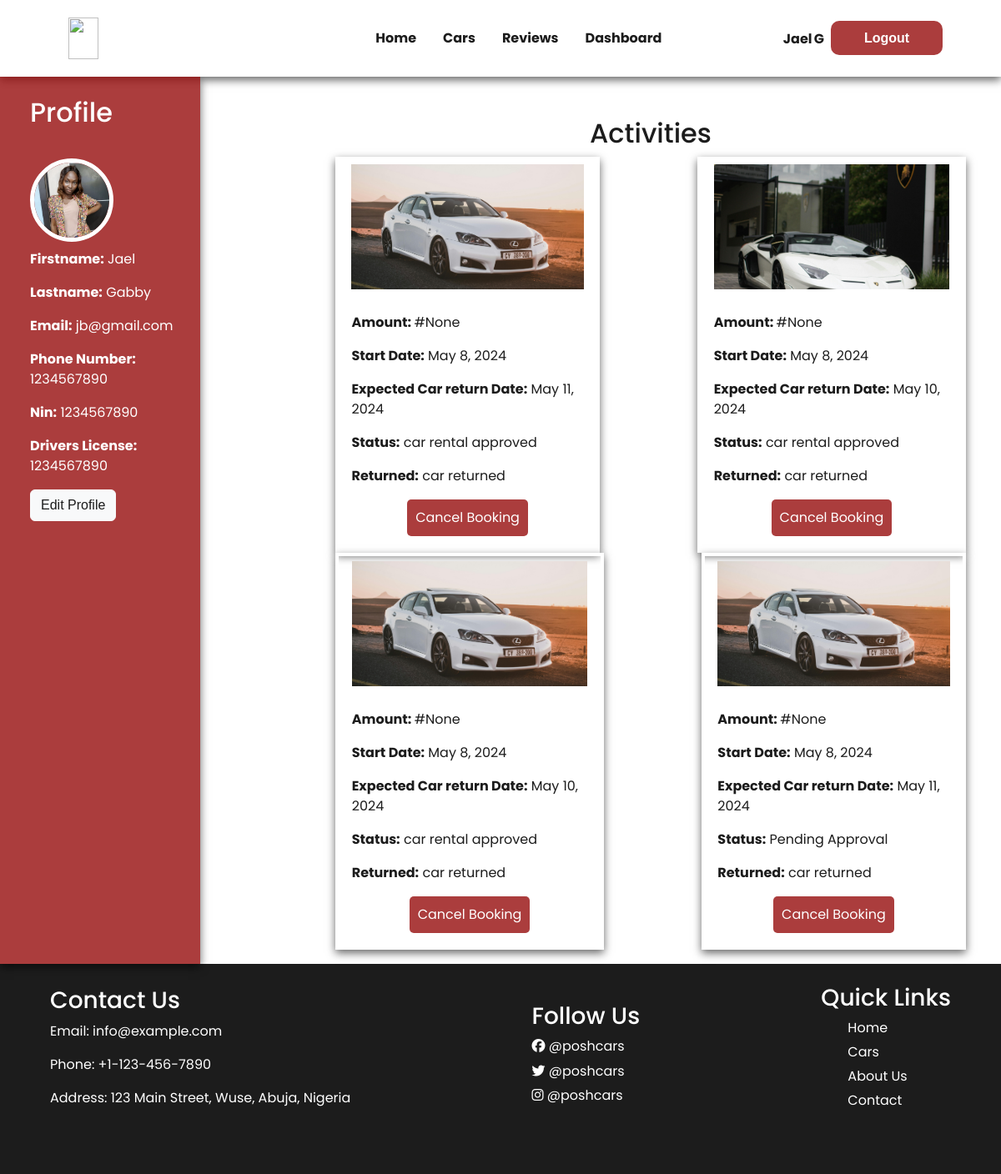
Page /user-dashboard (signed in) on the committed database.
### poshcars/models.py (models this page shows, shortened)
class  Userdetails(models.Model):
    user = models.OneToOneField(User, on_delete=models.CASCADE)
    nin = models.CharField(max_length=20,)
    phonenumber = models.IntegerField()
    drivers_license = models.CharField(max_length=20)
    image = models.ImageField(upload_to='media', blank=True, null=True)

class Rental(models.Model):
    PAYMENT_METHOD_CHOICES = [
        ('credit_card', 'Credit Card'),
        ('cash', 'Cash'),
    ]
    duration = models.IntegerField()
    totalPrice = models.IntegerField(blank=True, null=True)
    payment_method = models.CharField(max_length=20, choices=PAYMENT_METHOD_CHOICES)
    user = models.ForeignKey(User, on_delete=models.CASCADE,blank=True, null=True )
    car = models.ForeignKey(Car,on_delete=models.CASCADE,blank=True, null=True )
    startdate = models.DateField(default=timezone.now,)
    enddate = models.DateField(blank=True, null=True)
    date_returned = models.DateField(blank=True, null=True)
    is_approved = models.BooleanField(default=False, null=True)
    is_returned = models.BooleanField(default=False, null=True)

class Car(models.Model):
    TRANSMISSION_CHOICES = [
        ('Automatic', 'Automatic'),
        ('Manual', 'Manual'),
    ]
    FUEL_CHOICES = [
        ('Petrol', 'Petrol'),
        ('Diesel', 'Diesel'),
        ('Electric', 'Electric'),
        ('Hybrid', 'Hybrid'),
    ]
    brand = models.CharField(max_length=50)
    user = models.ForeignKey(User, on_delete=models.CASCADE)
    model = models.CharField(max_length=100)
    year = models.PositiveIntegerField()
    color = models.CharField(max_length=50)
    transmission = models.CharField(max_length=20, choices=TRANSMISSION_CHOICES)
    fuel_type = models.CharField(max_length=20, choices=FUEL_CHOICES)
    number_of_doors = models.PositiveIntegerField()
    number_of_seats = models.PositiveIntegerField()
    rental_price_per_day = models.PositiveIntegerField()
    location = models.CharField(max_length=200)
    availability = models.BooleanField(null=True ,default=True)
    image = models.ImageField(upload_to='media')
    description = models.TextField()
    insurance = models.BooleanField()
    verified = models.BooleanField(default=False)
    plate_number= models.CharField(max_length=100)

### poshcars/views.py (the view)
# urls.py: path('user-dashboard', user_dashboard, name='user_dashboard'),
def user_dashboard(request):
    if request.user.is_superuser:
        unverified_cars = Car.objects.filter(verified=False)
        unapproved_rent = Rental.objects.filter(is_approved=False)
        returned_car = Rental.objects.filter(is_returned=False)
        rents_with_users = []
        for rent in unapproved_rent:
            user = rent.user
            rents_with_users.append((rent, user))
        return render(request, 'poshcars/dashboard.html', { 'unverified_cars':unverified_cars,'unverified_rent':unapproved_rent,
        'returned_car':returned_car,
        'rents_with_users': rents_with_users
        })
    else:
          userrental = Rental.objects.filter(user=request.user)
          return render(request, 'poshcars/dashboard.html',{'userrental':userrental,})

### poshcars/templates/poshcars/dashboard.html (shortened to what this page needs)
{%extends 'poshcars/base.html' %} {%load static%}
{%block content%} {%if user.is_superuser%}
<div id="content-below-navbar">
  <div class="dashboardWrapper">
    <div class="dashboard">
      <section class="profile">
        <div class="profile-details">
          <h2 class="profile-heading">Admin Profile</h2>
          <p><b>Email:</b> {{user.email}}</p>
          <button id="unapproved-btn" class="unapproved-btn">Unapproved Rents</button>
          <button id="unverified-btn" class="unverified-btn">Unverified cars</button>
        </div>
      </section>
      <section class="bookings">
        <div id="unverified-cars">
          <div class="header">
            <h2>Unverified Cars</h2>
          </div>
          <div class="admin-container">
            <div class="admin_wrapper">
              {% for carv in unverified_cars%}
              <div class="admin_wrapper_main">
                <div class="admin-product">
                  <div class="car-name">{{carv.brand}}</div>
                  <div class="car-model">{{carv.model}}</div>
                  <div class="car-img-div">
                    <img
                      src="{{ carv.image.url }}"
                      alt="car image"
                      class="car-img"
                    />
                  </div>
                  <div class="location-price">
                    <div class="location">
                      <i class="fa-solid fa-location-dot"></i>
                      <div>{{ carv.location }}</div>
                    </div>
                    <div class="price">
                      <i class="fa-solid fa-naira-sign"></i>
                      <div class="priced">{{ carv.rental_price_per_day }}</div>
                      <div class="car-span">/day</div>
                    </div>
                  </div>
                  <div class="other-details">
                    <a href="{% url 'car-details' carv.id %}" class="anchor"
                      >More details</a
                    >
                  </div>
                  <div class="admin-rent-btn">
                    <button>
                      <a href="{% url 'verify-car' carv.id %}">Verify Car</a>
                    </button>
                  </div>
                </div>
              </div>
              {%endfor%}
            </div>
          </div>
        </div>
       <div id="unapproved-rents">
        <div class="header">
          <h2>Unapproved Rentals</h2>
        </div>
        <div class="admin-container">
          <div class="admin_wrapper">
            {%if success%}
            <div class="success-rent-approve">{{success}}</div>
            {%endif%}
            {% for approve in unverified_rent %}
            <div class="admin_wrapper_main">
              <div class="admin-product">
<div class="rent-user">
  <div class="rent-user">usernname: {{approve.user.first_name}} {{approve.user.last_name}}</div>
  <div class="rent-user">user_id: {{approve.user.id}}</div>
</div>
<hr/>
               <div class="admin-flex">
                <div class="car-name">{{approve.car.brand}}</div>
                <div class="car-model">{{approve.car.model}}</div>
               </div>
                <div class="car-img-div">
                  <img
                    src="{{ approve.car.image.url }}"
                    alt="car image"
                    class="car-img"
                  />
                </div>
                <div class="location-price">
                  <div>
                    <div><b>Rent Date</b></div>
                    <div>{{ approve.startdate }}</div>
                  </div>
                  <div class="price">
                    <i class="fa-solid fa-naira-sign"></i>
                    <div class="priced">{{ approve.car.rental_price_per_day }}</div>
                    <div class="car-span">/day</div>
                  </div>
                </div>
                <hr/>
                <div class="other-details">
                  <div><b>expected_return_date</b></div>
                  <div>{{ approve.enddate }}</div>
                </div>
                <div class="is_returned">
                  {% if not approve.is_returned%}
                  <div><b>car not returned</b></div>
                  {%else%}
                  <div><b>rented car is returned</b></div>
                  {%endif%}
                </div>
                <hr/>
<div class="admin-rent-btn-div">
  <div class="admin-rent-btn">
    <button>
      <a href="{% url 'is-returned' approve.id %}">is_returned</a>
    </button>
  </div>
  <div class="admin-rent-btn">
    <button>
      <a href="{% url 'approved-rent' approve.id %}">Approve rent</a>
    </button>
  </div>
</div>
              </div>
            </div>
            {%endfor%}
          </div>
        </div>
       </div>
      </section>
    </div>
  </div>
</div>
{%else%}
{%if user.userdetails%}
<div id="content-below-navbar">
  <div class="dashboardWrapper">
    <div class="dashboard">
        <section class="profile">
          <div class="profile-details">
            <h2 class="profile-heading">Profile</h2>
            <div class="profile-img-div">
              <img  src="{{user.userdetails.image.url}}" class="profile-img"/>
            </div>
            <p><b>Firstname:</b> {{user.first_name}}</p>
            <p><b>Lastname:</b> {{user.last_name}}</p>
            <p><b>Email:</b> {{user.email}}</p>
            <p><b>Phone Number:</b> {{user.userdetails.phonenumber}}</p>
            <p><b>Nin:</b> {{user.userdetails.nin}}</p>
            <p><b>Drivers License:</b> {{user.userdetails.drivers_license}}</p>
            <div>
              <button class="btn btn-light"><a href="{% url 'updateUserDetails' user.userdetails.id %}">Edit Profile</a></button>
            </div>
          </div>
        </section>
        <section class="bookings">
          <div class="user-dash-container">
            <h2 class="text-center">Activities</h2>
            <div class="booking-list">
              {% for rental in userrental%}
              <div class="booking-inner">
            <div class="booking-product">
              <div class="book-img-div">
                <img src="{{rental.car.image.url}}" alt="Car Image"  class="book-img"/>
              </div>
                <div class="booking-details">
                  <p><strong>Amount: </strong>#{{rental.totalPrice }}</p>
                  <p><strong>Start Date:</strong> {{rental.startdate}}</p>
                  <p><strong>Expected Car return Date:</strong>
                  {{rental.enddate}}</p>
                  <p><strong>Status:</strong>
                  {%if not rental.is_approved%}
                  Pending Approval
                  {%else%}
                  car rental approved
                  </p>
                  {%endif%}
                  <p><strong>Returned:</strong>
                    {%if not rental.is_returned%}
                    car not returned
                    {%else%}
                    car returned
                    </p>
                    {%endif%}
                 <p class="cancel">
                  <button>Cancel Booking</button>
                 </p>
                </div>
            </div>
              </div>
              {%endfor%}
            </div>
          </div>
        </section>
      </div>
    </div>
  </div>
{%else%}
<div class="complete-reg">
  <div>
    <a href="{%url 'userdetails'%}">Complete Registration</a>
  </div>
</div>
{%endif%}
{%endif%}
{%endblock%}

### poshcars/templates/poshcars/base.html (shortened to what this page needs)
{%load static%}
<!DOCTYPE html>
<html lang="en">
  <head>
    <link
      rel="stylesheet"
      href="https://cdnjs.cloudflare.com/ajax/libs/font-awesome/6.5.2/css/all.min.css"
    />
    <link
      rel="stylesheet"
      href="https://cdn.jsdelivr.net/npm/bootstrap@5.3.3/dist/css/bootstrap.min.css"
    />
    <link rel="stylesheet" href="{%static 'CSS/home.css'%}" />
    <link rel="stylesheet" href="{%static 'CSS/navbar.css'%}" />
    <link rel="stylesheet" href="{%static 'CSS/about.css'%}" />
    <link rel="stylesheet" href="{%static 'CSS/testimonials.css'%}" />
    <link rel="stylesheet" href="{%static 'CSS/dashboard.css'%}" />
    <link rel="stylesheet" href="{%static 'CSS/register.css'%}" />
    <link rel="stylesheet" href="{%static 'CSS/rentcar.css'%}" />
    <link rel="stylesheet" href="{%static 'CSS/login.css'%}" />
    <link rel="stylesheet" href="{%static 'CSS/reviews.css'%}" />
    <link rel="stylesheet" href="{%static 'CSS/cars.css'%}" />
    <link rel="stylesheet" href="{%static 'CSS/footer.css'%}" />
  </head>
  <body>
    <div class="nav-div">
      <nav class="navbar">
        <div class="navbar-wrapper">
          <div class="navbar-brand">
            <a href="{%url 'home'%}" target="_blank" class="logo">
              <img
                src="https://res.cloudinary.com/blackgirlmagic/image/upload/v1714993829/poshCars/posh_cars_Logo_nbzhff.png"
              />
            </a>
          </div>
          <div class="ul-btn-div">
            <ul class="navbar-links">
              {%if user.is_superuser%}
              <li>
                <a href="{%url 'car_rental'%}" target="_blank" class="nav-link"
                  >Cars</a
                >
              </li>
              <li>
                <a href="{%url 'reviews'%}" target="_blank" class="nav-link"
                  >Reviews</a
                >
              </li>
              <li>
                <a href="{%url 'user_dashboard'%}" target="_blank" class="nav-link">
                  Dashboard</a
                >
              </li>
              <li>
                <a href="{%url 'add_car'%}" target="_blank" class="nav-link">
                  Add Car</a
                >
              </li>
              {%else%}
              <li class="first-li">
                <a href="{%url 'home'%}" target="_blank" class="nav-link"
                  >Home</a
                >
              </li>
              <li>
                <a href="{%url 'car_rental'%}" target="_blank" class="nav-link"
                  >Cars</a
                >
              </li>
              <li>
                <a href="{%url 'reviews'%}" target="_blank" class="nav-link"
                  >Reviews</a
                >
              </li>
              {%if user.is_authenticated%}
              <li>
                <a href="{%url 'user_dashboard'%}" target="_blank" class="nav-link">
                  Dashboard</a
                >
              </li>
              {%endif%}
              {%endif%}
            </ul>
            <div class="nav_btn_flex">
              {%if user.is_authenticated%}
              <div class="nav_btn_name">
                <p>{{user.first_name}}</p>
                <p>{{ user.last_name|slice:":1" }}</p>
              </div>
              <button class="nav-btn">
                <a href="{%url 'logout'%}" target="_blank" class="nav-btn-link"
                  >Logout</a
                >
              </button>
            {%endif%}
          </div>
        </div>
      </nav>
    </div>
    {%block content%}
    {%endblock%}
    <footer class="footer-main">
      <div class="footer-container">
              <div class="contact">
                  <h3>Contact Us</h3>
                  <p>Email: info@example.com</p>
                  <p>Phone: +1-123-456-7890</p>
                  <p>Address: 123 Main Street, Wuse, Abuja, Nigeria</p>
              </div>
              <div class="socials">
                  <h3>Follow Us</h3>
                  <div class="links-icon">
                    <a href="#">
                      <i class="fab fa-facebook"></i>
                    </a>@poshcars
                  </div>
                  <div class="links-icon">
                    <a href="#"
                    ><i class="fab fa-twitter"></i>
                  </a>@poshcars
                  </div>
                  <div class="links-icon">
                    <a href="#"
                    ><i class="fab fa-instagram"></i>
                  </a>@poshcars
                  </div>
              </div>
              <div class="links">
                  <h3>Quick Links</h3>
                  <ul class="links-ul">
                      <li><a href="#">Home</a></li>
                      <li><a href="#">Cars</a></li>
                      <li><a href="#">About Us</a></li>
                      <li><a href="#">Contact</a></li>
                  </ul>
              </div>
      </div>
  </footer>
  </body>
</html>

### rows in the picture
Rental: car.image (picture), totalPrice "None", startdate "May 8, 2024", enddate "May 11, 2024", is_approved "car rental approved", is_returned "car returned"
Rental: car.image (picture), totalPrice "None", startdate "May 8, 2024", enddate "May 10, 2024", is_approved "car rental approved", is_returned "car returned"
Rental: car.image (picture), totalPrice "None", startdate "May 8, 2024", enddate "May 10, 2024", is_approved "car rental approved", is_returned "car returned"
Rental: car.image (picture), totalPrice "None", startdate "May 8, 2024", enddate "May 11, 2024", is_approved "Pending Approval", is_returned "car returned"

### other values in the picture
{{ user.first_name }} "Jael"
{{ user.last_name|slice:":1" }} "G"
{{ user.last_name }} "Gabby"
{{ user.email }} "jb@gmail.com"
{{ user.userdetails.phonenumber }} "1234567890"
{{ user.userdetails.nin }} "1234567890"
{{ user.userdetails.drivers_license }} "1234567890"
